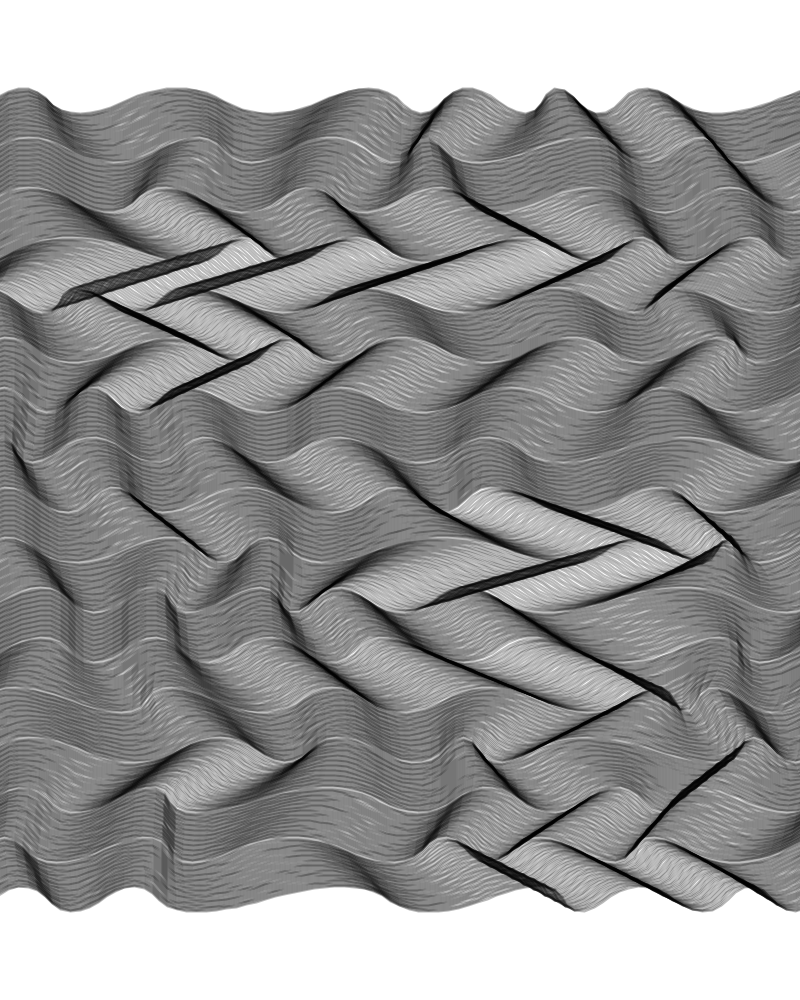
Frame 1 (no input)
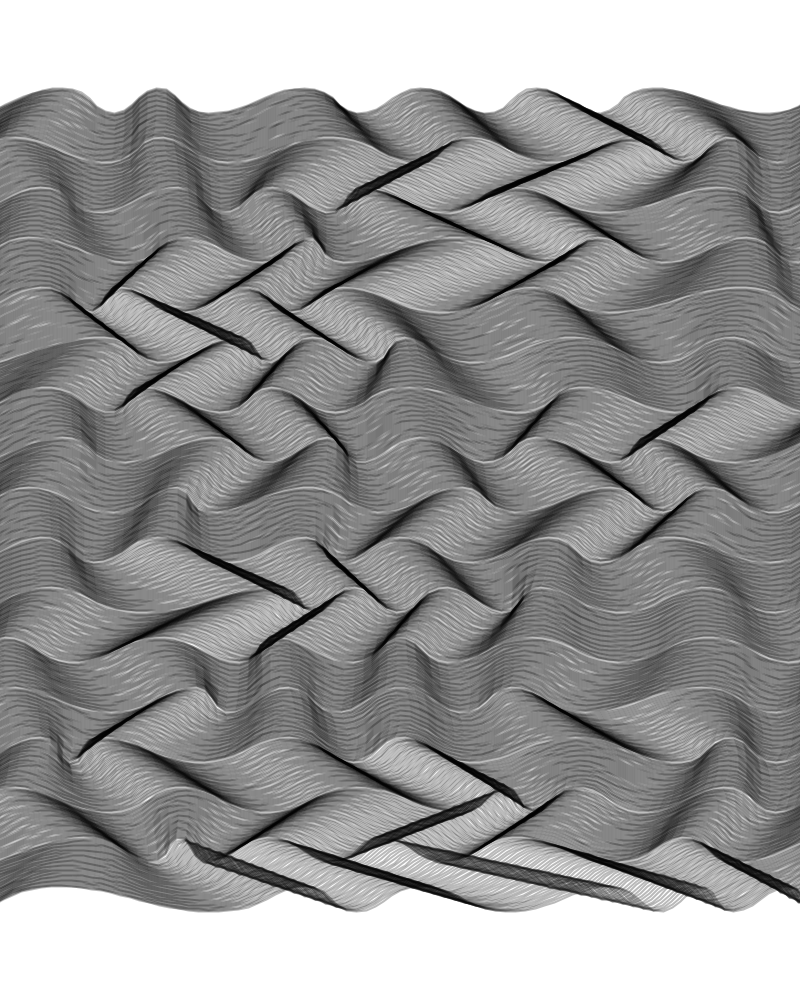
Frame 2 (the mouse pressed at the canvas centre, redrawn once)

The Processing sketch that drew these frames (run headless with seeded random() and noise(); the mouse was pressed at the canvas centre and the sketch redrawn once):

// Processing sketch: sketch_210108a
// ── sketch_210108a.pde
/*

 For GENUARY 2021 : Day 8
 Prompt : Curves Only
 
 */

void setup() {
  size(800, 1000);
}  

void keyPressed() {
  if (key == ' ') {
    loop();
  }
    if (key == 's' || key == 'S') {
    int y = year();
    int m = month();
    int d = day();
    int h = hour();
    int n = minute();
    int s = second();
    String filename = "CurvesOnly" + Integer.toString(y) + Integer.toString(m) + Integer.toString(d) + Integer.toString(h) + Integer.toString(n) + Integer.toString(s) + ".png";
    save("Images/" + filename);
    println("Saved: " + filename);
  }
}

void draw() {
  noLoop();
  background(255);

  float b = -40;
  int num_points = 40;
  float h = 25;
  float w = (width-2*b)/(num_points);

  int bins = 13;
  int min = 1;
  int max = 10;
  int n = num_points - bins*min ;

  int it = 17;
  PVector[][] all_points = new PVector[it][bins+1];

  for (int j=-int(it/2); j<=int(it/2); j++) { 

    float mid = height/2 + j*2*h;
    float[] parts = partition(0, num_points, bins, n, min, max);

    stroke(200);
    for (int i=0; i<=num_points; i++) {
      float pct = float(i)/(num_points);
      float x = b + pct*(width-2*b);
      //line(x, mid + h, x, mid-h);
      //line(b, mid + h, width-b, mid + h);
      //line(b, mid - h, width-b, mid - h);
    }

    float[] ys = {h, -h};
    PVector[] points = new PVector[parts.length];

    stroke(255, 0, 0);
    strokeWeight(1);
    noFill();
    for (int i=0; i<parts.length; i++) {
      float x = b + parts[i]*w;
      float y = mid + ys[i%ys.length];
      //circle(x, y, 10);
      points[i] = new PVector(x, y);
    }

    all_points[j+int(it/2)] = points;
    strokeWeight(2);
    PVector[] ch = chaikin(points, 3);
    PVector[][] spacing = curveSpacing(ch, 10, true);  
    PVector[] spaced_points = spacing[0];
    //connect(spaced_points, false);

    fill(0);
    noStroke();
    for (PVector p : spaced_points) {
      //circle(p.x, p.y, 6);
    }
  }
  for (int i=0; i<all_points.length-1; i++) {
    PVector[] arr1 = all_points[i];
    PVector[] arr2 = all_points[i+1];

    PVector[] new_arr = new PVector[arr1.length];

    float kmax = 60;
    float spc = 10;//int(random(4, 12));
    
    for (int k=1; k<kmax; k++) {

      float pct = k/kmax;

      for (int j=0; j<arr1.length; j++) {
        new_arr[j] = PVector.add(PVector.mult(arr1[j], pct), PVector.mult(arr2[j], 1-pct));
      }

      PVector[] ch = chaikin(new_arr, 3);
      PVector[][] spacing = curveSpacing(ch, spc, false);  
      PVector[] spaced_points = spacing[0];


      color c = lerpColor(color(0, 255, 0), color(255, 0, 255), pct);
      fill(c);
      noStroke();
      //for (PVector p : spaced_points) {
      //  circle(p.x, p.y, 2);
      //}
      noFill();
      stroke(0, 0, 0, 70);
      strokeWeight(2);
      connect(spaced_points, false);
    }
  }
}

// ── funcs.pde
float[] partition(float x1, float x2, int bins, int n, float min, float max) {

  float[] arr = new float[bins];
  ArrayList<Integer> valid = new ArrayList<Integer>();
  for (int i=0; i<bins; i++) {
    arr[i] = min;  
    valid.add(i);
  }

  float s = ((x2-x1)-min*bins)/n;

  for (int i=0; i<n; i++) {
    int v_id = int(random(valid.size()));
    int j = valid.get(v_id);
    arr[j]+=s;
    if (arr[j] > max-s) {
      valid.remove(v_id);
    }
  }

  float[] ends = new float[bins+1];
  ends[0] = x1;
  for (int i=1; i<bins; i++) {
    ends[i] = ends[i-1] + arr[i];
  }
  ends[bins] = x2;

  return ends;
}

PVector[] chaikin(PVector[] p_points, int iter) {
  for (int it=0; it<iter; it++) {
    PVector[] qr_points = new PVector[2*(p_points.length-1)+2];
    for (int i=0; i<p_points.length-1; i++) {
      PVector p1 = p_points[i%p_points.length];
      PVector p2 = p_points[(i+1)%p_points.length];
      PVector d = PVector.sub(p2, p1);
      PVector q = PVector.add(p1, PVector.mult(d, 0.25));
      PVector r = PVector.add(p1, PVector.mult(d, 0.75));
      qr_points[2*i+1] = q;
      qr_points[2*i+2] = r;
    }
    qr_points[0] = p_points[0];
    qr_points[qr_points.length-1] = p_points[p_points.length-1];
    p_points = qr_points;
  }
  return p_points;
}

void connect(PVector[] points, boolean close) {
  beginShape();
  for (PVector p : points) {
    vertex(p.x, p.y);
  }
  if (close) {
    endShape(CLOSE);
  } else {
    endShape();
  }
}

PVector[][] curveSpacing(PVector[] points, float spacing, boolean fit) {    
  float total_length = 0;
  for (int i=0; i<points.length-1; i++) {
    PVector p1 = points[i];
    PVector p2 = points[i+1];
    total_length += dist(p1.x, p1.y, p2.x, p2.y);
  }

  int num_points = round(total_length/spacing);

  if (fit) {
    spacing += (total_length - num_points*spacing)/num_points;
  }

  PVector[] spaced_points = new PVector[num_points+1];
  spaced_points[0] = points[0];
  PVector [] slopes = new PVector[num_points+1];
  slopes[0] = PVector.sub(points[1], points[0]);

  int idx = 0;
  PVector p1 = points[0];
  PVector p2 = points[1];
  PVector p = p1; // keeps track of where previous spaced point is

  total_length = 0;
  for (int i=0; i<num_points; i++) {
    float d1 = 0;
    float d2 = 0;
    p1 = p;
    while (d2<spacing) {
      d1 = d2;
      d2 += dist(p1.x, p1.y, p2.x, p2.y);
      if (d2 < spacing && idx+1<=points.length-2) {
        // points wont change if the limit is reached so loop will 
        // start over with the last points
        idx++;
        p1 = points[idx];
        p2 = points[idx+1];
      }
    }
    // if end of the curve not yet reached
    float pct = (spacing-d1)/(d2-d1);
    p = PVector.lerp(p1, p2, pct);
    spaced_points[i+1] = p;
    slopes[i+1] = PVector.sub(p2, p1);
  }
  
  spaced_points[spaced_points.length-1] = points[points.length-1];
  slopes[slopes.length-1] = PVector.sub(points[points.length-2], points[points.length-1]);
  
  PVector[][] pair = {spaced_points, slopes};
  
  return pair;
}
